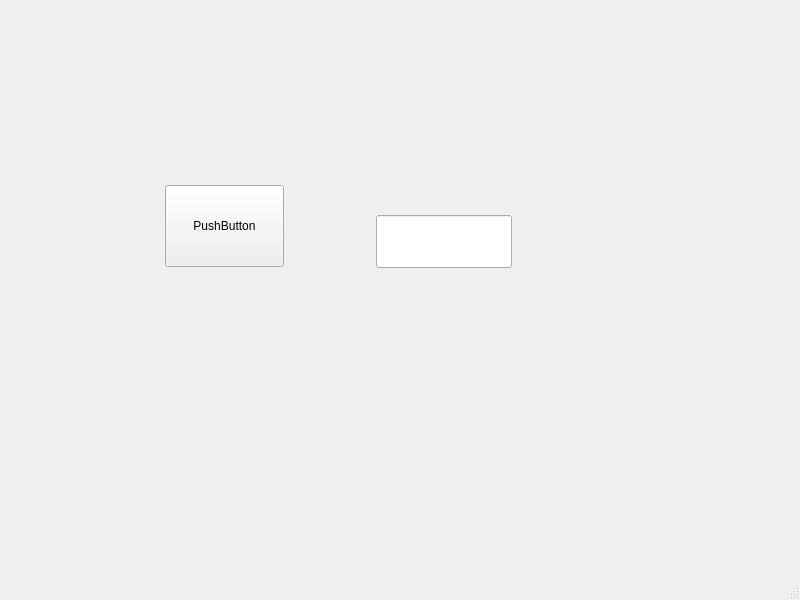
<?xml version="1.0" encoding="UTF-8"?>
<ui version="4.0">
 <class>MainWindow</class>
 <widget class="QMainWindow" name="MainWindow">
  <property name="geometry">
   <rect>
    <x>0</x>
    <y>0</y>
    <width>800</width>
    <height>600</height>
   </rect>
  </property>
  <property name="windowTitle">
   <string>MainWindow</string>
  </property>
  <widget class="QWidget" name="centralwidget">
   <widget class="QPushButton" name="Nappi">
    <property name="geometry">
     <rect>
      <x>165</x>
      <y>185</y>
      <width>119</width>
      <height>82</height>
     </rect>
    </property>
    <property name="text">
     <string>PushButton</string>
    </property>
   </widget>
   <widget class="QLineEdit" name="naytto">
    <property name="geometry">
     <rect>
      <x>376</x>
      <y>215</y>
      <width>136</width>
      <height>53</height>
     </rect>
    </property>
   </widget>
  </widget>
  <widget class="QMenuBar" name="menubar">
   <property name="geometry">
    <rect>
     <x>0</x>
     <y>0</y>
     <width>800</width>
     <height>22</height>
    </rect>
   </property>
  </widget>
  <widget class="QStatusBar" name="statusbar"/>
 </widget>
 <resources/>
 <connections/>
</ui>
